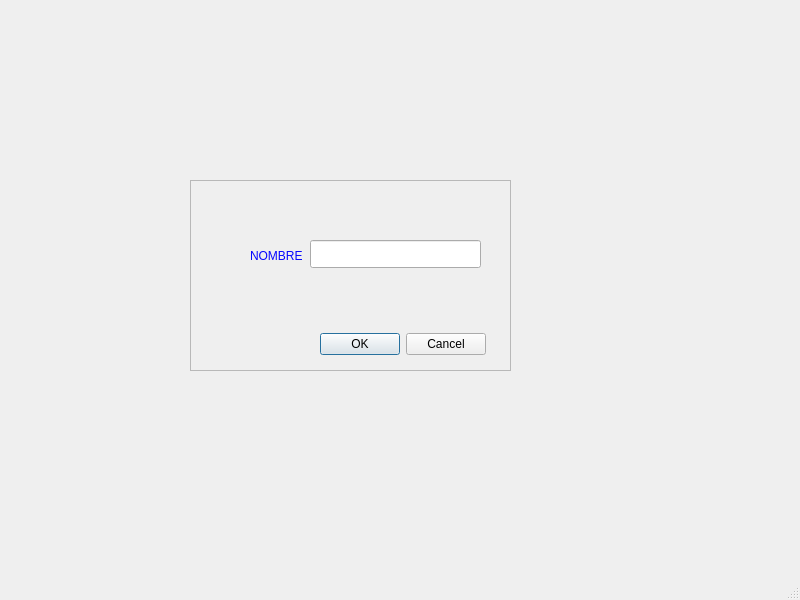
<?xml version="1.0" encoding="UTF-8"?>
<ui version="4.0">
 <class>MainWindow</class>
 <widget class="QMainWindow" name="MainWindow">
  <property name="geometry">
   <rect>
    <x>0</x>
    <y>0</y>
    <width>800</width>
    <height>600</height>
   </rect>
  </property>
  <property name="windowTitle">
   <string>MainWindow</string>
  </property>
  <widget class="QWidget" name="centralwidget">
   <widget class="QWidget" name="widget" native="true">
    <property name="geometry">
     <rect>
      <x>20</x>
      <y>10</y>
      <width>751</width>
      <height>551</height>
     </rect>
    </property>
    <widget class="QFrame" name="frame">
     <property name="geometry">
      <rect>
       <x>170</x>
       <y>170</y>
       <width>321</width>
       <height>191</height>
      </rect>
     </property>
     <property name="frameShape">
      <enum>QFrame::StyledPanel</enum>
     </property>
     <property name="frameShadow">
      <enum>QFrame::Raised</enum>
     </property>
     <widget class="QLineEdit" name="lineEdit">
      <property name="geometry">
       <rect>
        <x>120</x>
        <y>60</y>
        <width>171</width>
        <height>28</height>
       </rect>
      </property>
      <property name="whatsThis">
       <string>&lt;html&gt;&lt;head/&gt;&lt;body&gt;&lt;p align=&quot;center&quot;&gt;NOMBRE&lt;/p&gt;&lt;/body&gt;&lt;/html&gt;</string>
      </property>
      <property name="styleSheet">
       <string notr="true">color: rgb(25, 17, 255);</string>
      </property>
      <property name="text">
       <string/>
      </property>
     </widget>
     <widget class="QDialogButtonBox" name="buttonBox">
      <property name="geometry">
       <rect>
        <x>120</x>
        <y>150</y>
        <width>176</width>
        <height>28</height>
       </rect>
      </property>
      <property name="standardButtons">
       <set>QDialogButtonBox::Cancel|QDialogButtonBox::Ok</set>
      </property>
     </widget>
     <widget class="QLabel" name="label">
      <property name="geometry">
       <rect>
        <x>60</x>
        <y>60</y>
        <width>61</width>
        <height>31</height>
       </rect>
      </property>
      <property name="whatsThis">
       <string>&lt;html&gt;&lt;head/&gt;&lt;body&gt;&lt;p align=&quot;center&quot;&gt;&lt;br/&gt;&lt;/p&gt;&lt;/body&gt;&lt;/html&gt;</string>
      </property>
      <property name="styleSheet">
       <string notr="true">color: rgb(8, 8, 255);</string>
      </property>
      <property name="text">
       <string>NOMBRE</string>
      </property>
     </widget>
    </widget>
   </widget>
  </widget>
  <widget class="QMenuBar" name="menubar">
   <property name="geometry">
    <rect>
     <x>0</x>
     <y>0</y>
     <width>800</width>
     <height>22</height>
    </rect>
   </property>
  </widget>
  <widget class="QStatusBar" name="statusbar"/>
 </widget>
 <resources/>
 <connections/>
</ui>
